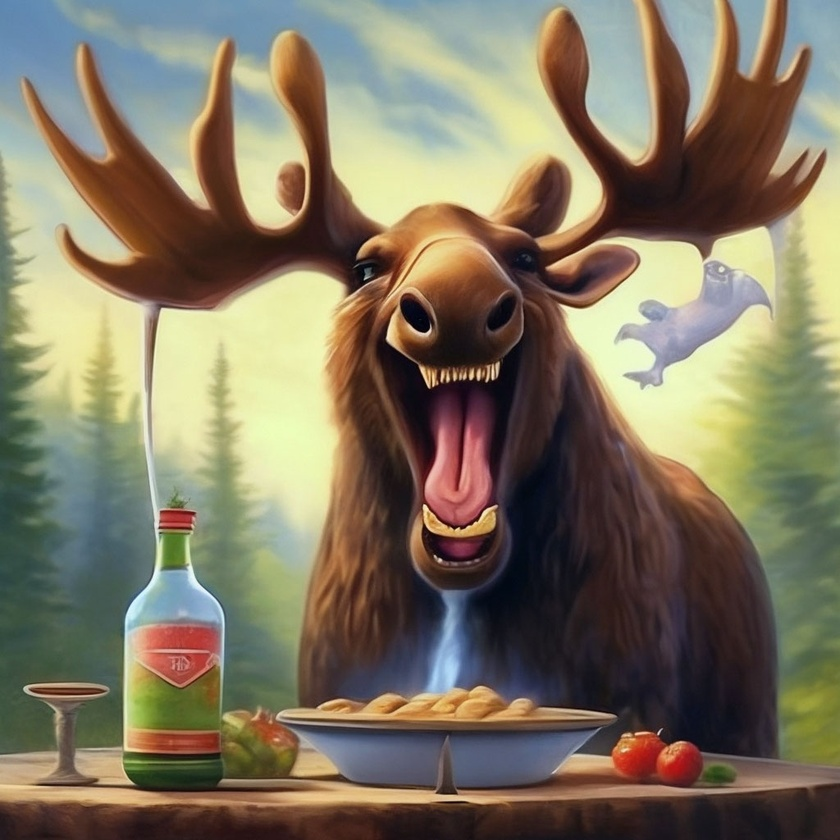
#> input picture course-3_semester-1/OIIS/lab-4/OIIS-lab-4/Elk-2.jpg, 840 x 840 px, shrunk from 1024 x 1024 before the run
$ python main.py
#> lines starting #> are read from the running program, lines starting #| are printed output that depends on the picture; after the words box and inside, x2 and y2 are one past the last pixel; in counts of white or black regions, pixels touching at a corner belong together
#> further down, img is the input picture: shape (840, 840, 3); mean B, G, R 97.7, 118.5, 127.7
import cv2
import numpy as np

points = []


def mouse_callback(event, x, y, flags, param):
    global points
    if event == cv2.EVENT_LBUTTONDOWN:
        points.append((x, y))


def interactive_region_segmentation(img):
    global points
    points = []

    cv2.imshow('Выберите 3 и больше точки и нажмите ENTER', img)
    cv2.setMouseCallback('Выберите 3 и больше точки и нажмите ENTER', mouse_callback)
    cv2.waitKey(0)

    if len(points) > 2:
        mask = np.zeros(img.shape[:2], np.uint8)
        pts_array = np.array(points, np.int32)
        cv2.fillPoly(mask, [pts_array], 255)
        segmented = cv2.bitwise_and(img, img, mask=mask)
        return segmented
    return img


def canny_segmentation(img):
    gray = cv2.cvtColor(img, cv2.COLOR_BGR2GRAY)
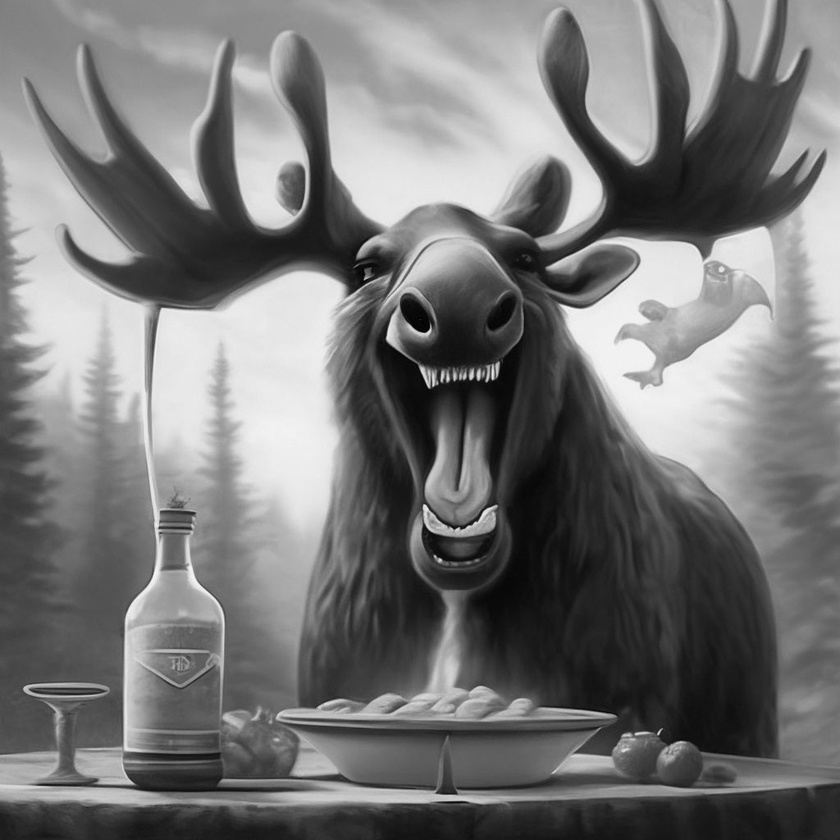
#> gray: shape (840, 840); min 1, max 250, mean 118.9
    blurred = cv2.GaussianBlur(gray, (5, 5), 0)
    edges = cv2.Canny(blurred, 50, 150)
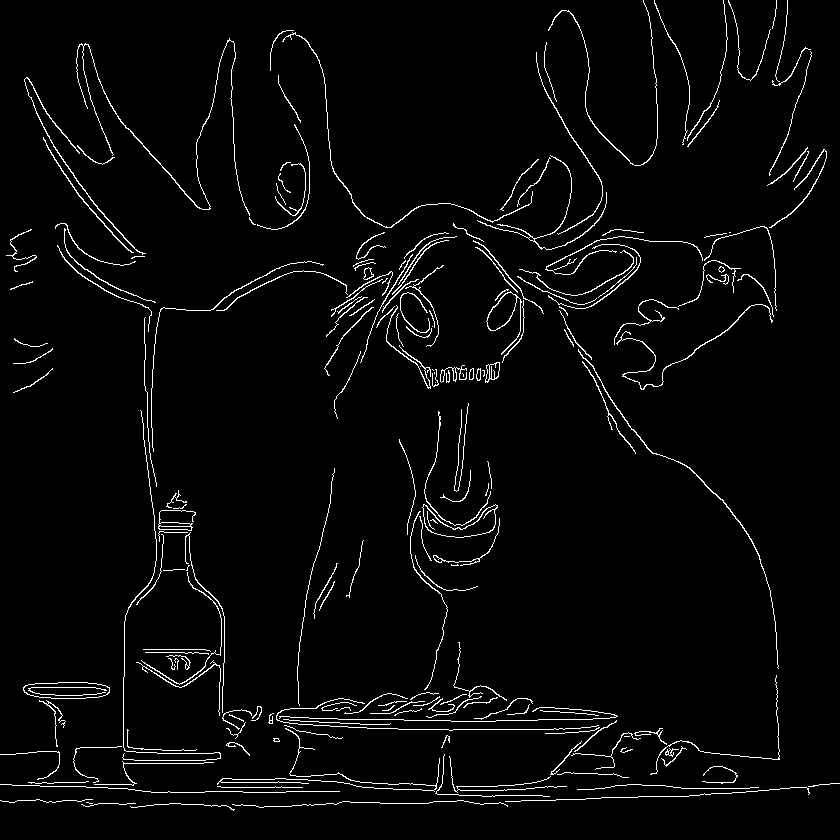
#> edges: shape (840, 840); 3.2% white in thin lines or dots
    contours, _ = cv2.findContours(edges, cv2.RETR_EXTERNAL, cv2.CHAIN_APPROX_SIMPLE)
#> contours = 199 contours, 128 with area under 20; largest, box (x1, y1, x2, y2) and area: (23, 682, 110, 699) 1164, (422, 504, 498, 538) 1090, (486, 291, 522, 355) 708, (158, 510, 196, 531) 221, (485, 362, 500, 383) 190
    mask = np.zeros_like(gray)
    cv2.drawContours(mask, contours, -1, 255, -1)
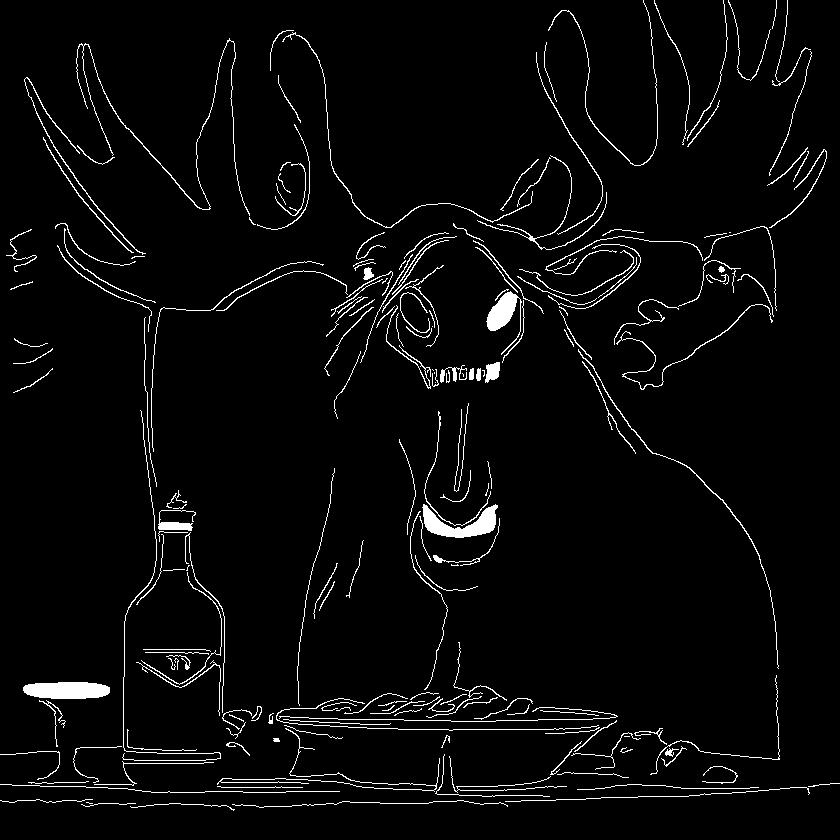
#> mask: shape (840, 840); 3.6% white in thin lines or dots
    segmented = cv2.bitwise_and(img, img, mask=mask)
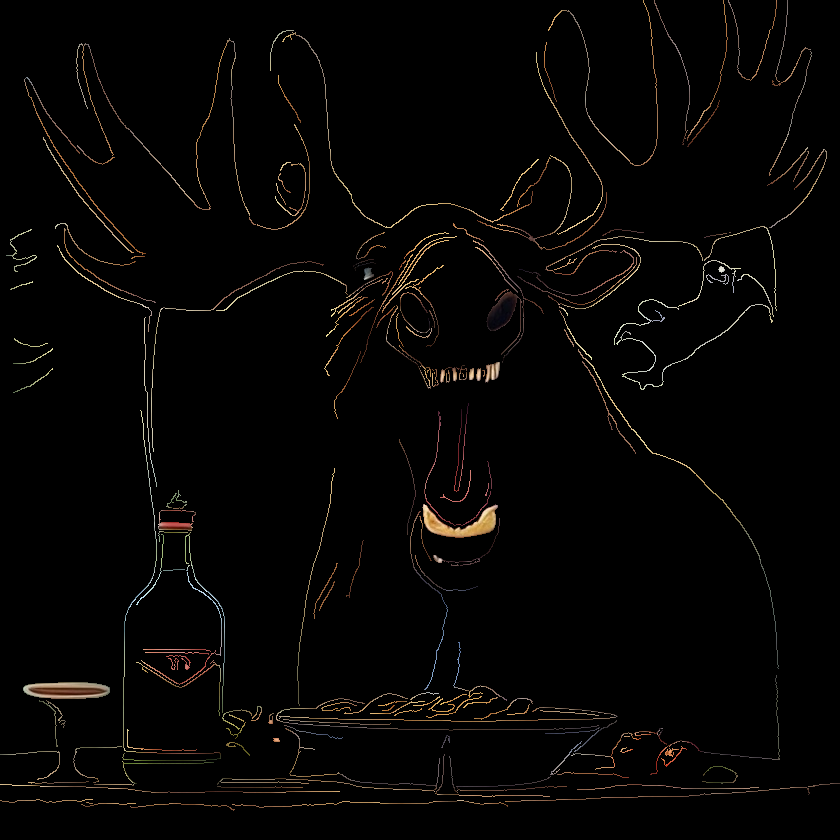
#> segmented: shape (840, 840, 3); mean B, G, R 3.4, 4.3, 5.3
    return segmented


if __name__ == '__main__':
    img = cv2.imread("Elk-2.jpg")
    result_canny = canny_segmentation(img)
    cv2.imshow('canny_segmentation', result_canny)
    cv2.waitKey(0)

    result_region = interactive_region_segmentation(img)
    cv2.imshow('interactive_region_segmentation', result_region)
    cv2.waitKey(0)
    cv2.destroyAllWindows()

$ run again, with course-3_semester-1/OIIS/lab-4/OIIS-lab-4/Elk-1.jpg copied over course-3_semester-1/OIIS/lab-4/OIIS-lab-4/Elk-2.jpg
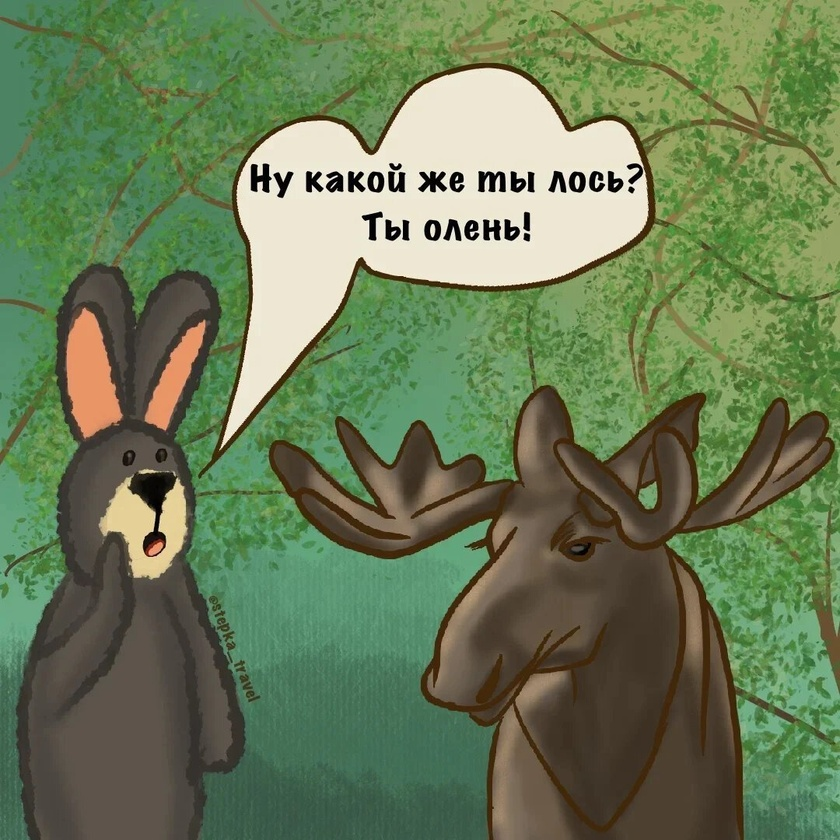
#> input picture course-3_semester-1/OIIS/lab-4/OIIS-lab-4/Elk-1.jpg, 840 x 840 px, shrunk from 1080 x 1080 before the run
#> img is the input picture: shape (840, 840, 3); mean B, G, R 86.7, 124, 105.4
#> in canny_segmentation, `edges = cv2.Canny(blurred, 50, 150)`:
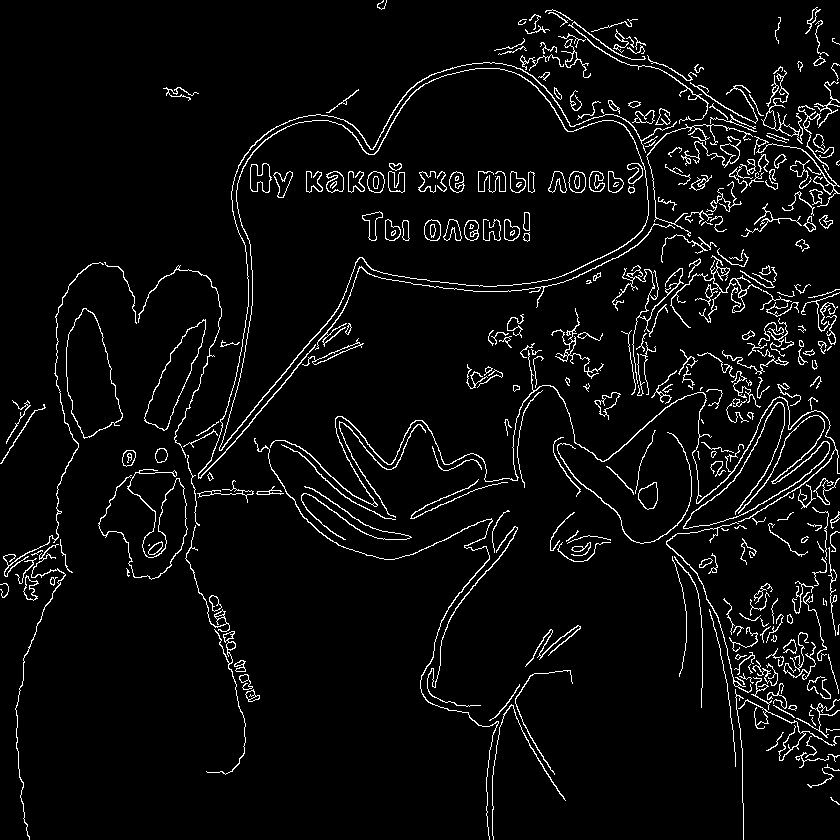
#> edges: shape (840, 840); 4.8% white in thin lines or dots
#> contours = 285 contours, 152 with area under 20; largest, box (x1, y1, x2, y2) and area: (219, 68, 649, 451) 73988, (66, 308, 123, 439) 4677, (144, 319, 206, 431) 2528, (270, 350, 840, 522) 512, (638, 482, 658, 510) 374
#> mask: shape (840, 840); 16.2% white; 285 white regions (34 under 20 px), largest, box (x1, y1, x2, y2) and area: (219, 68, 649, 451) 74636, (66, 308, 123, 439) 4828, (144, 319, 206, 431) 2652
#> in canny_segmentation, `segmented = cv2.bitwise_and(img, img, mask=mask)`:
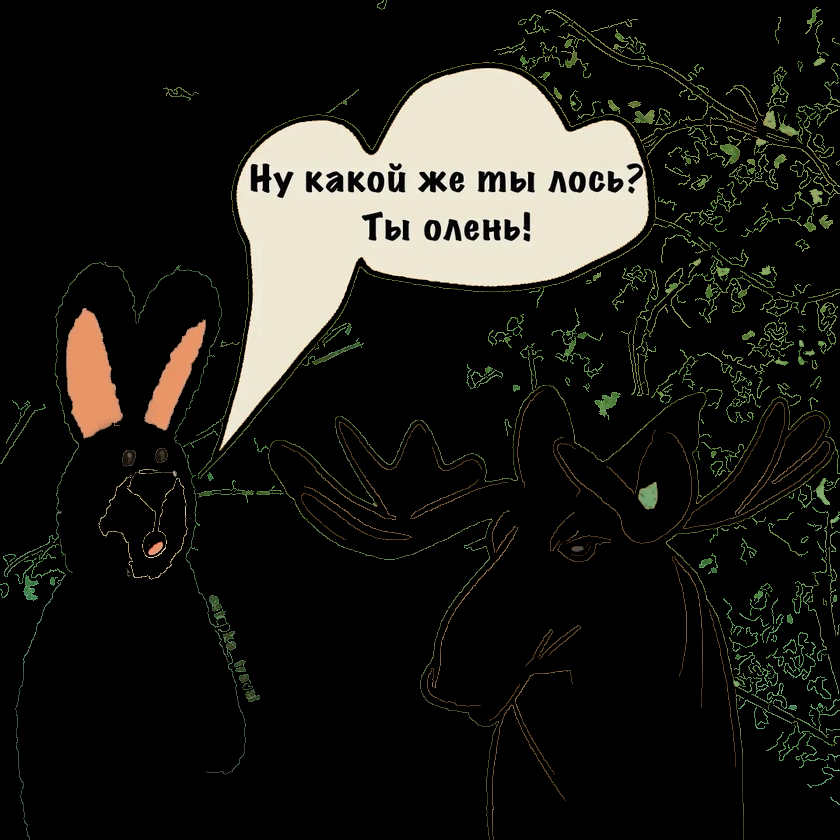
#> segmented: shape (840, 840, 3); mean B, G, R 24.6, 29.1, 29.7
